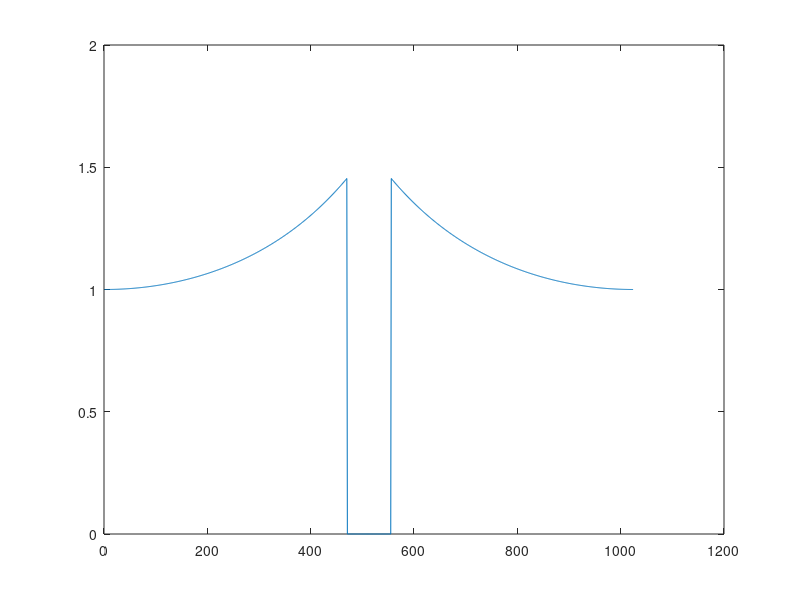
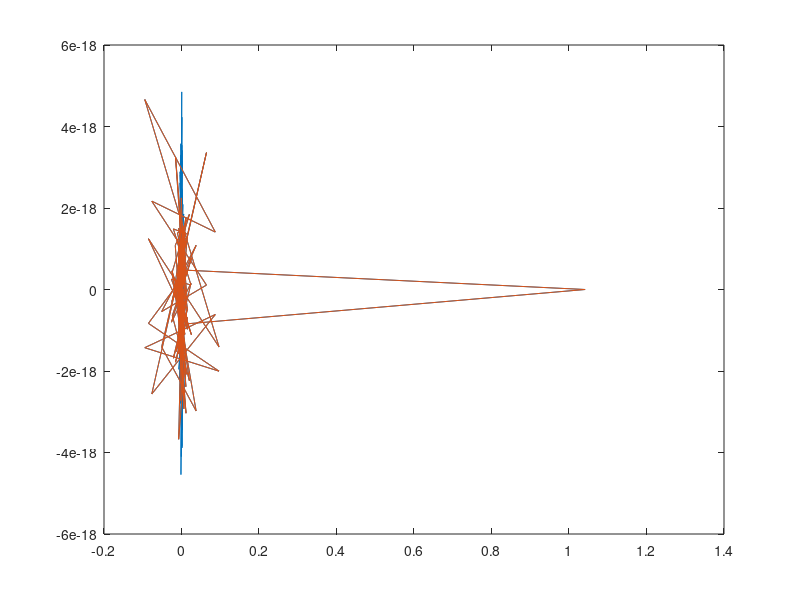

Source code (MATLAB) for these figures, in order: (Note: this script raises an error after producing the figures.)
close all
x = zeros(1025,1);
threshold = 470;
x(1:threshold) = 1./sinc(linspace(0,threshold/1024,threshold));
x(1025:-1:(1025-threshold+1)) = 1./sinc(linspace(0,threshold/1024,threshold));
x(1025) = [];
figure(1);plot(x);
imp_har = ifft(x);
figure(2);plot(imp_har);
Nf = 64; %length of filter
imphar = circshift(imp_har,Nf);
plot(imphar),hold on;
imphar = imphar(1:(2*Nf+1));
plot(imphar)
fvtool(imphar)